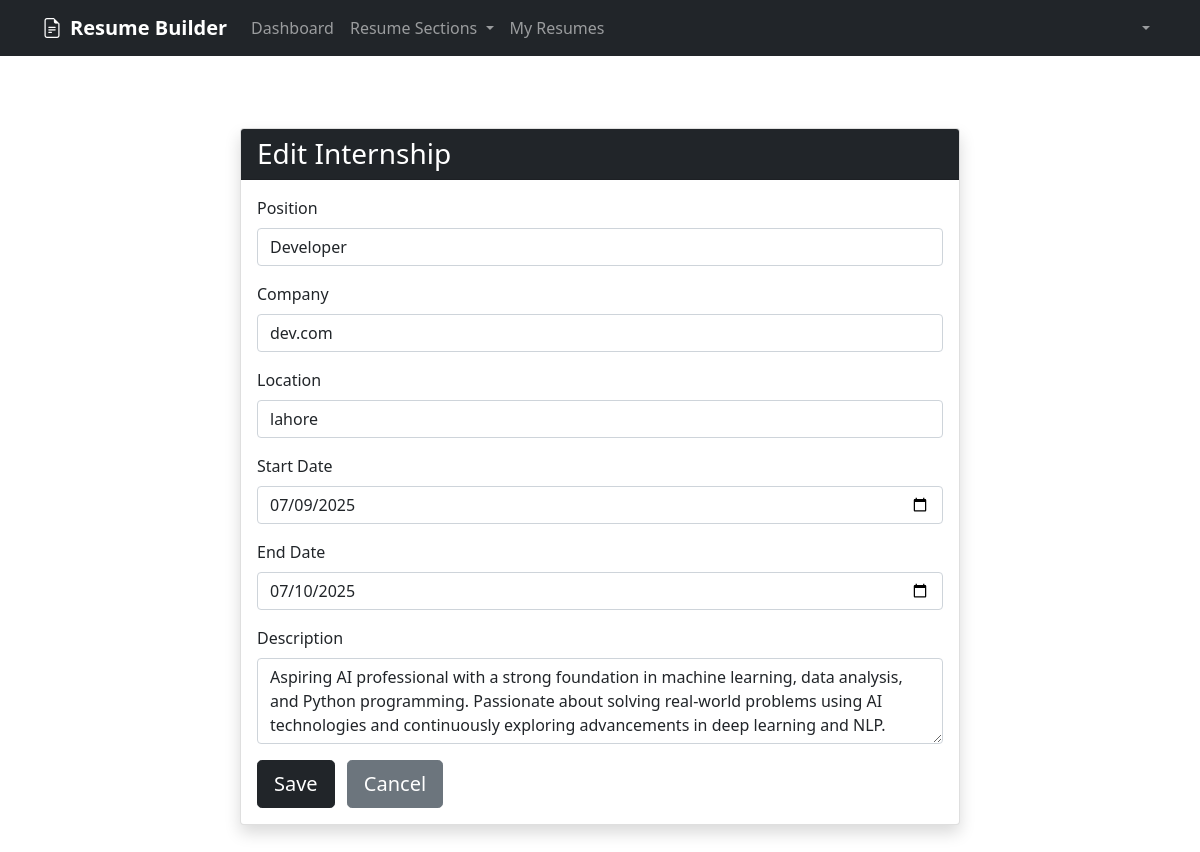
The app's page /dashboard/internships/2/edit/ (signed in) with its own data.
### resume_builder/models.py (models this page shows, shortened)
class Internship(models.Model):
    user = models.ForeignKey(User, on_delete=models.CASCADE)
    position = models.CharField(max_length=200)
    company = models.CharField(max_length=200)
    location = models.CharField(max_length=200, blank=True)
    start_date = models.DateField()
    end_date = models.DateField(blank=True, null=True)
    description = models.TextField(blank=True)
    created_at = models.DateTimeField(auto_now_add=True)
    updated_at = models.DateTimeField(auto_now=True)

### resume_builder/views.py (the view)
# urls.py: path('internships/<int:pk>/edit/', views.internship_update, name='internship_update'),
@login_required
def internship_update(request, pk):
    internship = get_object_or_404(Internship, pk=pk, user=request.user)
    if request.method == 'POST':
        form = InternshipForm(request.POST, instance=internship)
        if form.is_valid():
            form.save()
            messages.success(request, 'Internship updated successfully!')
            return redirect('internship_list')
    else:
        form = InternshipForm(instance=internship)
    return render(request, 'resume_builder/internship_form.html', {'form': form, 'title': 'Edit Internship'})

### resume_builder/forms.py
class InternshipForm(forms.ModelForm):
    class Meta:
        model = Internship
        fields = ['position', 'company', 'location', 'start_date', 'end_date', 'description']
        widgets = {
            'position': forms.TextInput(attrs={'class': 'form-control'}),
            'company': forms.TextInput(attrs={'class': 'form-control'}),
            'location': forms.TextInput(attrs={'class': 'form-control'}),
            'start_date': forms.DateInput(attrs={'class': 'form-control', 'type': 'date'}),
            'end_date': forms.DateInput(attrs={'class': 'form-control', 'type': 'date'}),
            'description': forms.Textarea(attrs={'class': 'form-control', 'rows': 3}),
        }

### templates/resume_builder/internship_form.html (shortened to what this page needs)
{% extends 'base.html' %}
{% block content %}
<div class="container py-5">
    <div class="row justify-content-center">
        <div class="col-lg-8">
            <div class="card shadow rounded-4">
                <div class="card-header bg-dark text-white">
                    <h3 class="mb-0">{{ title }}</h3>
                </div>
                <div class="card-body">
                    <form method="post" novalidate>
                        <div class="mb-3">
                            <label for="id_position" class="form-label">Position</label>
                            {{ form.position }}
                        </div>
                        <div class="mb-3">
                            <label for="id_company" class="form-label">Company</label>
                            {{ form.company }}
                        </div>
                        <div class="mb-3">
                            <label for="id_location" class="form-label">Location</label>
                            {{ form.location }}
                        </div>
                        <div class="mb-3">
                            <label for="id_start_date" class="form-label">Start Date</label>
                            {{ form.start_date }}
                        </div>
                        <div class="mb-3">
                            <label for="id_end_date" class="form-label">End Date</label>
                            {{ form.end_date }}
                        </div>
                        <div class="mb-3">
                            <label for="id_description" class="form-label">Description</label>
                            {{ form.description }}
                        </div>
                        <button type="submit" class="btn btn-dark btn-lg">Save</button>
                        <a href="{% url 'internship_list' %}" class="btn btn-secondary btn-lg ms-2">Cancel</a>
                    </form>
                </div>
            </div>
        </div>
    </div>
</div>
{% endblock %}

### records on screen
Internship: position "Developer", company "dev.com", location "lahore", start_date "07/09/2025", end_date "07/10/2025", description "Aspiring AI professional with a strong foundation in machine learning, data analysis, and Python programming. Passionate about solving real-world problems using AI technologies and continuously exploring advancements in deep learning and NLP."

### other values on screen
{{ title }} "Edit Internship"
